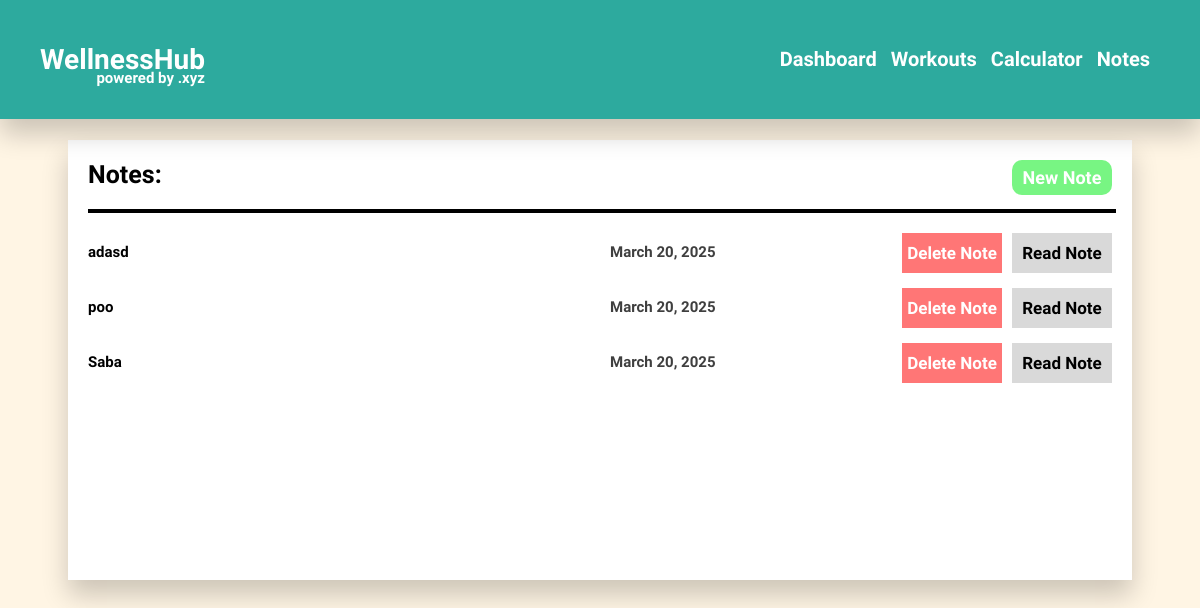
/notes/ (signed in), run on an earlier commit of the app's database.
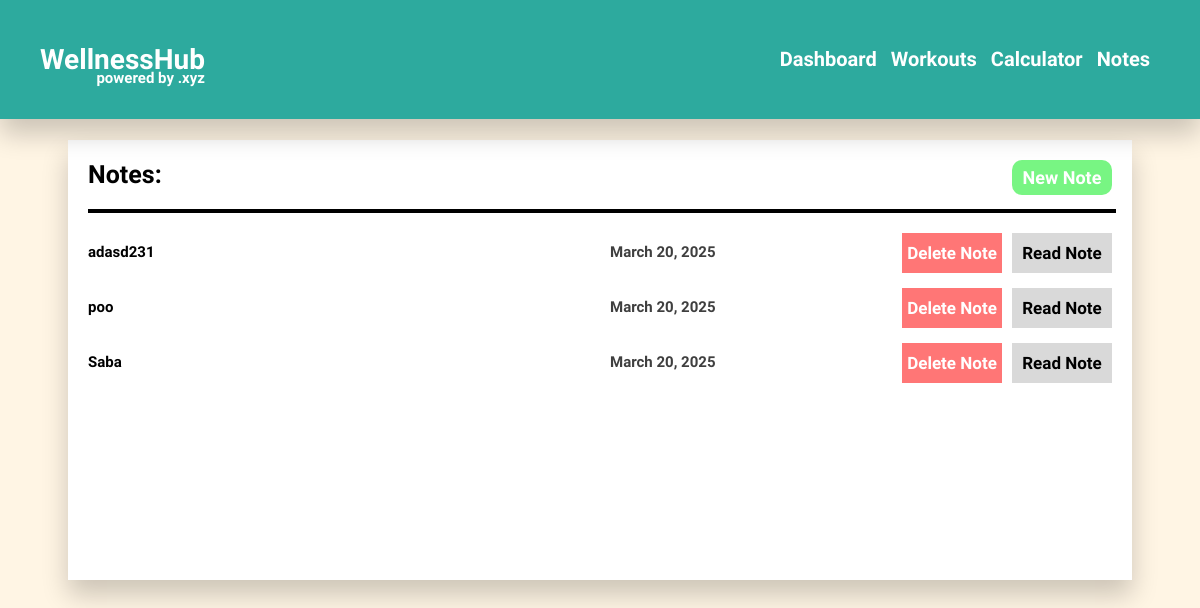
And on a later commit of the database.
### wh/models.py (models this page shows, shortened)
class Note(models.Model):
    user = models.ForeignKey(User, on_delete=models.CASCADE, related_name="user_of_note")
    title = models.CharField(max_length=50)
    text = models.CharField(max_length=1500)
    date = models.DateField(default=timezone.now)

### wh/views.py (the view)
# urls.py: path('notes/', views.notes, name="notes"),
def notes(request):
    notes_list = Note.objects.all().filter(user=request.user)
    return render(request, "notes.html", {
        "notes": notes_list
    })

### wh/templates/notes.html (shortened to what this page needs)
{% extends 'layout.html' %}
{% load static %}
{% block head %}
    <link href="{% static 'css/notes.css' %}" rel="stylesheet">
{% endblock %}
{% block body %}
    <div class="notes-div" id="notes-div">
        <h1 class="notes-title">Notes:</h1>
        <button class="notes-new" onclick="new_note()">New Note</button>
        <hr class="notes-line">
        {% if notes %}
            {% for i in notes|dictsortreversed:"id" %}
                <div class="note" id='note{{ i.pk }}'>
                    <h1 class="note-title">{{ i.title }}</h1>
                    <h1 class="note-date">{{ i.date }}</h1>
                    <button class="note-button1" onclick="delete_note(`{{ i.pk }}`)" style="cursor: pointer;">Delete Note</button>
                    <button class="note-button2" onclick="read_note(`{{ i.pk }}`)" style="cursor: pointer;">Read Note</button>
                </div>
            {% endfor %}
        {% else %}
            <div class="no-note-div">
                <h1 class="nnd-text">No notes added yet!</h1>
            </div>
        {% endif %}
    </div>
{% endblock %}

What changed in the data, as far as the page shows it:
changed Note: title "adasd" → "adasd231"
